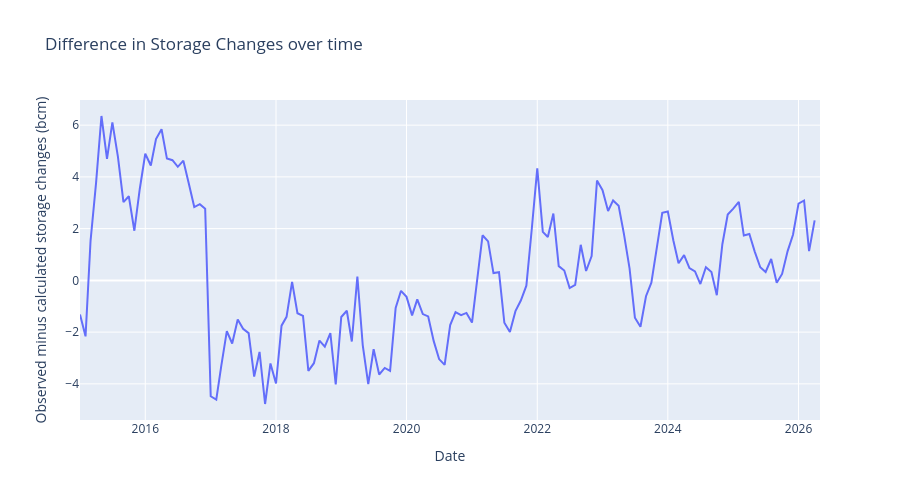

The code cell stored with this chart in its notebook:
### Code cell
# Create a line plot for diff_storage_changes over Date
fig = px.line(
    x, 
    x='Date', 
    y='Diff_storage_changes',
    title='Difference in Storage Changes over time',
    labels={
        'Date': 'Date', 
        'Diff_storage_changes': 'Observed minus calculated storage changes (bcm)'
    }
)

fig.show()

### Figure 1 — Plotly figure (JSON) as saved in the notebook; plotly's stock layout.template omitted (floating-point values rounded to 4 significant figures; data arrays with more than 128 entries replaced by an {"elided": "..."} marker saying what was removed)
{"data": [{"hovertemplate": "Date=%{x}<br>Observed minus calculated storage changes (bcm)=%{y}<extra></extra>", "legendgroup": "", "line": {"color": "#636efa", "dash": "solid"}, "marker": {"symbol": "circle"}, "mode": "lines", "name": "", "orientation": "v", "showlegend": false, "type": "scatter", "x": {"elided": "137 str values"}, "xaxis": "x", "y": {"elided": "137 float values"}, "yaxis": "y"}], "layout": {"height": 500, "legend": {"tracegroupgap": 0}, "title": {"text": "Difference in Storage Changes over time"}, "width": 900, "xaxis": {"anchor": "y", "domain": [0, 1], "title": {"text": "Date"}}, "yaxis": {"anchor": "x", "domain": [0, 1], "title": {"text": "Observed minus calculated storage changes (bcm)"}}}}
